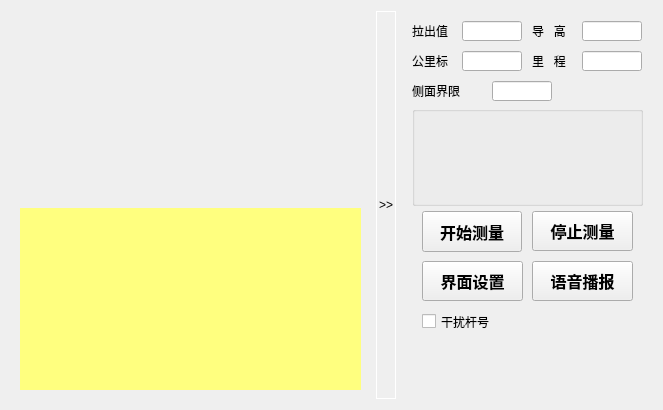
<?xml version="1.0" encoding="UTF-8"?>
<ui version="4.0">
 <class>twoPlotForm</class>
 <widget class="QWidget" name="twoPlotForm">
  <property name="geometry">
   <rect>
    <x>0</x>
    <y>0</y>
    <width>663</width>
    <height>410</height>
   </rect>
  </property>
  <property name="windowTitle">
   <string>Form</string>
  </property>
  <layout class="QGridLayout" name="gridLayout">
   <item row="0" column="1" rowspan="2">
    <widget class="expandPushButton" name="pbtnUIExpand">
     <property name="sizePolicy">
      <sizepolicy hsizetype="Fixed" vsizetype="Preferred">
       <horstretch>0</horstretch>
       <verstretch>0</verstretch>
      </sizepolicy>
     </property>
     <property name="minimumSize">
      <size>
       <width>0</width>
       <height>0</height>
      </size>
     </property>
     <property name="maximumSize">
      <size>
       <width>20</width>
       <height>16777215</height>
      </size>
     </property>
     <property name="styleSheet">
      <string notr="true">border:1px solid;
border-color: rgb(255, 255, 255);</string>
     </property>
     <property name="text">
      <string>&gt;&gt;</string>
     </property>
    </widget>
   </item>
   <item row="0" column="2" rowspan="2">
    <widget class="QWidget" name="wdgControlUI" native="true">
     <property name="maximumSize">
      <size>
       <width>250</width>
       <height>16777215</height>
      </size>
     </property>
     <property name="styleSheet">
      <string notr="true">QLineEdit,QLabel,QRadioButton{font: 900 10pt &quot;微软雅黑&quot;;}</string>
     </property>
     <widget class="Line" name="line_4">
      <property name="geometry">
       <rect>
        <x>170</x>
        <y>-40</y>
        <width>61</width>
        <height>20</height>
       </rect>
      </property>
      <property name="orientation">
       <enum>Qt::Horizontal</enum>
      </property>
     </widget>
     <widget class="QLineEdit" name="lineWireWidth">
      <property name="geometry">
       <rect>
        <x>60</x>
        <y>10</y>
        <width>60</width>
        <height>20</height>
       </rect>
      </property>
      <property name="minimumSize">
       <size>
        <width>60</width>
        <height>0</height>
       </size>
      </property>
      <property name="maximumSize">
       <size>
        <width>60</width>
        <height>16777215</height>
       </size>
      </property>
      <property name="readOnly">
       <bool>true</bool>
      </property>
     </widget>
     <widget class="QLabel" name="label_7">
      <property name="geometry">
       <rect>
        <x>10</x>
        <y>10</y>
        <width>60</width>
        <height>20</height>
       </rect>
      </property>
      <property name="minimumSize">
       <size>
        <width>50</width>
        <height>20</height>
       </size>
      </property>
      <property name="maximumSize">
       <size>
        <width>60</width>
        <height>40</height>
       </size>
      </property>
      <property name="text">
       <string>拉出值</string>
      </property>
     </widget>
     <widget class="QLabel" name="label_10">
      <property name="geometry">
       <rect>
        <x>130</x>
        <y>40</y>
        <width>60</width>
        <height>20</height>
       </rect>
      </property>
      <property name="minimumSize">
       <size>
        <width>50</width>
        <height>20</height>
       </size>
      </property>
      <property name="maximumSize">
       <size>
        <width>60</width>
        <height>20</height>
       </size>
      </property>
      <property name="text">
       <string>里   程</string>
      </property>
     </widget>
     <widget class="QLineEdit" name="lineDis">
      <property name="geometry">
       <rect>
        <x>180</x>
        <y>40</y>
        <width>60</width>
        <height>20</height>
       </rect>
      </property>
      <property name="minimumSize">
       <size>
        <width>60</width>
        <height>0</height>
       </size>
      </property>
      <property name="maximumSize">
       <size>
        <width>60</width>
        <height>16777215</height>
       </size>
      </property>
      <property name="readOnly">
       <bool>true</bool>
      </property>
     </widget>
     <widget class="QLabel" name="label_8">
      <property name="geometry">
       <rect>
        <x>130</x>
        <y>10</y>
        <width>60</width>
        <height>20</height>
       </rect>
      </property>
      <property name="minimumSize">
       <size>
        <width>50</width>
        <height>20</height>
       </size>
      </property>
      <property name="maximumSize">
       <size>
        <width>60</width>
        <height>20</height>
       </size>
      </property>
      <property name="text">
       <string>导   高</string>
      </property>
     </widget>
     <widget class="QLineEdit" name="lineWireHeight">
      <property name="geometry">
       <rect>
        <x>180</x>
        <y>10</y>
        <width>60</width>
        <height>20</height>
       </rect>
      </property>
      <property name="minimumSize">
       <size>
        <width>60</width>
        <height>0</height>
       </size>
      </property>
      <property name="maximumSize">
       <size>
        <width>60</width>
        <height>16777215</height>
       </size>
      </property>
      <property name="readOnly">
       <bool>true</bool>
      </property>
     </widget>
     <widget class="HoverBitmapBtn" name="pbtnMeasures">
      <property name="geometry">
       <rect>
        <x>20</x>
        <y>200</y>
        <width>100</width>
        <height>41</height>
       </rect>
      </property>
      <property name="sizePolicy">
       <sizepolicy hsizetype="Preferred" vsizetype="Fixed">
        <horstretch>0</horstretch>
        <verstretch>0</verstretch>
       </sizepolicy>
      </property>
      <property name="minimumSize">
       <size>
        <width>100</width>
        <height>40</height>
       </size>
      </property>
      <property name="maximumSize">
       <size>
        <width>11111</width>
        <height>50</height>
       </size>
      </property>
      <property name="font">
       <font>
        <family>微软雅黑</family>
        <pointsize>12</pointsize>
        <weight>75</weight>
        <italic>false</italic>
        <bold>true</bold>
       </font>
      </property>
      <property name="text">
       <string>开始测量</string>
      </property>
     </widget>
     <widget class="QGroupBox" name="gpbPoleControl">
      <property name="geometry">
       <rect>
        <x>10</x>
        <y>95</y>
        <width>231</width>
        <height>100</height>
       </rect>
      </property>
      <property name="minimumSize">
       <size>
        <width>0</width>
        <height>100</height>
       </size>
      </property>
      <property name="maximumSize">
       <size>
        <width>10000</width>
        <height>100</height>
       </size>
      </property>
      <property name="title">
       <string/>
      </property>
     </widget>
     <widget class="HoverBitmapBtn" name="pbtnUISet">
      <property name="geometry">
       <rect>
        <x>20</x>
        <y>250</y>
        <width>101</width>
        <height>40</height>
       </rect>
      </property>
      <property name="minimumSize">
       <size>
        <width>100</width>
        <height>40</height>
       </size>
      </property>
      <property name="maximumSize">
       <size>
        <width>16777215</width>
        <height>50</height>
       </size>
      </property>
      <property name="font">
       <font>
        <family>微软雅黑</family>
        <pointsize>12</pointsize>
        <weight>75</weight>
        <italic>false</italic>
        <bold>true</bold>
       </font>
      </property>
      <property name="text">
       <string>界面设置</string>
      </property>
      <property name="autoDefault">
       <bool>false</bool>
      </property>
      <property name="default">
       <bool>false</bool>
      </property>
      <property name="flat">
       <bool>false</bool>
      </property>
     </widget>
     <widget class="HoverBitmapBtn" name="pbtnStop">
      <property name="geometry">
       <rect>
        <x>130</x>
        <y>200</y>
        <width>101</width>
        <height>40</height>
       </rect>
      </property>
      <property name="minimumSize">
       <size>
        <width>100</width>
        <height>40</height>
       </size>
      </property>
      <property name="maximumSize">
       <size>
        <width>16777215</width>
        <height>50</height>
       </size>
      </property>
      <property name="font">
       <font>
        <family>微软雅黑</family>
        <pointsize>12</pointsize>
        <weight>75</weight>
        <italic>false</italic>
        <bold>true</bold>
       </font>
      </property>
      <property name="text">
       <string>停止测量</string>
      </property>
      <property name="autoDefault">
       <bool>false</bool>
      </property>
      <property name="default">
       <bool>false</bool>
      </property>
      <property name="flat">
       <bool>false</bool>
      </property>
     </widget>
     <widget class="QLabel" name="label_11">
      <property name="geometry">
       <rect>
        <x>10</x>
        <y>40</y>
        <width>60</width>
        <height>20</height>
       </rect>
      </property>
      <property name="minimumSize">
       <size>
        <width>50</width>
        <height>20</height>
       </size>
      </property>
      <property name="maximumSize">
       <size>
        <width>60</width>
        <height>20</height>
       </size>
      </property>
      <property name="text">
       <string>公里标</string>
      </property>
     </widget>
     <widget class="QLineEdit" name="lineKm">
      <property name="geometry">
       <rect>
        <x>60</x>
        <y>40</y>
        <width>60</width>
        <height>20</height>
       </rect>
      </property>
      <property name="minimumSize">
       <size>
        <width>60</width>
        <height>0</height>
       </size>
      </property>
      <property name="maximumSize">
       <size>
        <width>60</width>
        <height>16777215</height>
       </size>
      </property>
      <property name="readOnly">
       <bool>true</bool>
      </property>
     </widget>
     <widget class="HoverBitmapBtn" name="pbtnSpeech">
      <property name="geometry">
       <rect>
        <x>130</x>
        <y>250</y>
        <width>101</width>
        <height>40</height>
       </rect>
      </property>
      <property name="minimumSize">
       <size>
        <width>100</width>
        <height>40</height>
       </size>
      </property>
      <property name="maximumSize">
       <size>
        <width>16777215</width>
        <height>50</height>
       </size>
      </property>
      <property name="font">
       <font>
        <family>微软雅黑</family>
        <pointsize>12</pointsize>
        <weight>75</weight>
        <italic>false</italic>
        <bold>true</bold>
       </font>
      </property>
      <property name="text">
       <string>语音播报</string>
      </property>
      <property name="autoDefault">
       <bool>false</bool>
      </property>
      <property name="default">
       <bool>false</bool>
      </property>
      <property name="flat">
       <bool>false</bool>
      </property>
     </widget>
     <widget class="QLineEdit" name="lineSide">
      <property name="geometry">
       <rect>
        <x>90</x>
        <y>70</y>
        <width>60</width>
        <height>20</height>
       </rect>
      </property>
      <property name="minimumSize">
       <size>
        <width>60</width>
        <height>0</height>
       </size>
      </property>
      <property name="maximumSize">
       <size>
        <width>60</width>
        <height>16777215</height>
       </size>
      </property>
      <property name="readOnly">
       <bool>true</bool>
      </property>
     </widget>
     <widget class="QLabel" name="label_12">
      <property name="geometry">
       <rect>
        <x>10</x>
        <y>70</y>
        <width>70</width>
        <height>20</height>
       </rect>
      </property>
      <property name="minimumSize">
       <size>
        <width>70</width>
        <height>20</height>
       </size>
      </property>
      <property name="maximumSize">
       <size>
        <width>70</width>
        <height>20</height>
       </size>
      </property>
      <property name="text">
       <string>侧面界限</string>
      </property>
     </widget>
     <widget class="QCheckBox" name="chkErrorPole">
      <property name="geometry">
       <rect>
        <x>20</x>
        <y>290</y>
        <width>101</width>
        <height>41</height>
       </rect>
      </property>
      <property name="styleSheet">
       <string notr="true">font: 900 12pt &quot;微软雅黑&quot;;</string>
      </property>
      <property name="text">
       <string>干扰杆号</string>
      </property>
     </widget>
    </widget>
   </item>
   <item row="0" column="0" rowspan="2">
    <widget class="QWidget" name="wdgCurveParent" native="true">
     <layout class="QVBoxLayout" name="verticalLayout">
      <item>
       <widget class="QCustomPlot" name="wdgHegiht" native="true"/>
      </item>
      <item>
       <widget class="QCustomPlot" name="wdgWidth" native="true">
        <property name="styleSheet">
         <string notr="true">background-color: rgb(255, 255, 127);</string>
        </property>
       </widget>
      </item>
     </layout>
    </widget>
   </item>
  </layout>
 </widget>
 <customwidgets>
  <customwidget>
   <class>QCustomPlot</class>
   <extends>QWidget</extends>
   <header>qcustomplot.h</header>
   <container>1</container>
  </customwidget>
  <customwidget>
   <class>HoverBitmapBtn</class>
   <extends>QPushButton</extends>
   <header>hoverbitmapbtn.h</header>
  </customwidget>
  <customwidget>
   <class>expandPushButton</class>
   <extends>QPushButton</extends>
   <header location="global">expandpushbutton.h</header>
  </customwidget>
 </customwidgets>
 <resources/>
 <connections/>
</ui>
